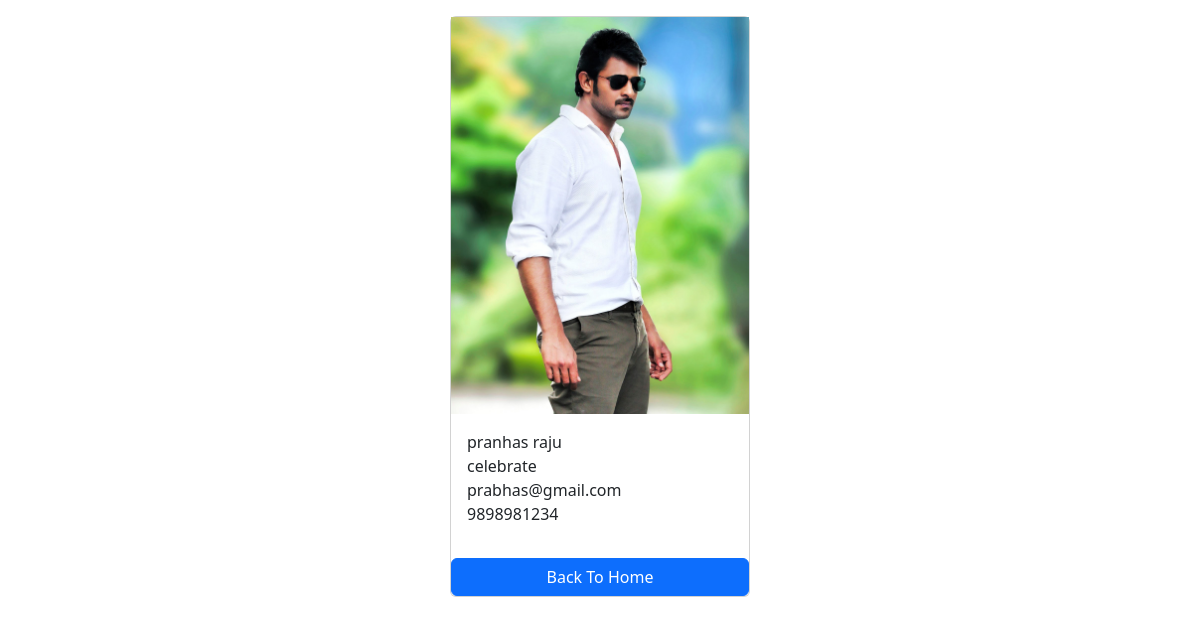
The app's page /employee/6/ with its own data.
### app/models.py (models this page shows, shortened)
class Employee(models.Model):
    first_name=models.CharField(max_length=100)
    last_name=models.CharField(max_length=100)
    photo=models.ImageField(upload_to='images')
    designation=models.CharField(max_length=100)
    email_address=models.EmailField(max_length=100,unique=True)
    phone_number=models.CharField(max_length=10,blank=True)

### app/views.py (the view)
# urls.py: path('<int:pk>/',views.employee_detail,name='employee_detail'),
def employee_detail(request,pk):
    employee=get_object_or_404(Employee,pk=pk)
    context= {
        'employee':employee
    }
    return render(request,'employee_detail.html',context)

### templates/employee_detail.html (shortened to what this page needs)
<!DOCTYPE html>
<html lang="en">
<head>
    <link href="https://cdn.jsdelivr.net/npm/bootstrap@5.3.3/dist/css/bootstrap.min.css" rel="stylesheet">
</head>
<body>
    <div class="mt-3">
        <div class="card  mx-auto" style="width:300px">
            <img src="{{employee.photo.url}}" alt="">
            <div class="card-body">
            <p class="card-text m-0">{{employee.first_name}} {{employee.last_name}}</p>
            <p class="card-text m-0">{{employee.designation}}</p>
            <p class="card-text m-0">{{employee.email_address}}</p>
            <p>{{employee.phone_number}}</p>
        </div>
        <a href="{% url 'home' %}" class="btn btn-primary">Back To Home</a>
    </div>
</body>
</html>

### records on screen
Employee: photo (picture), first_name "pranhas", last_name "raju", designation "celebrate", email_address "prabhas@gmail.com", phone_number "9898981234"
